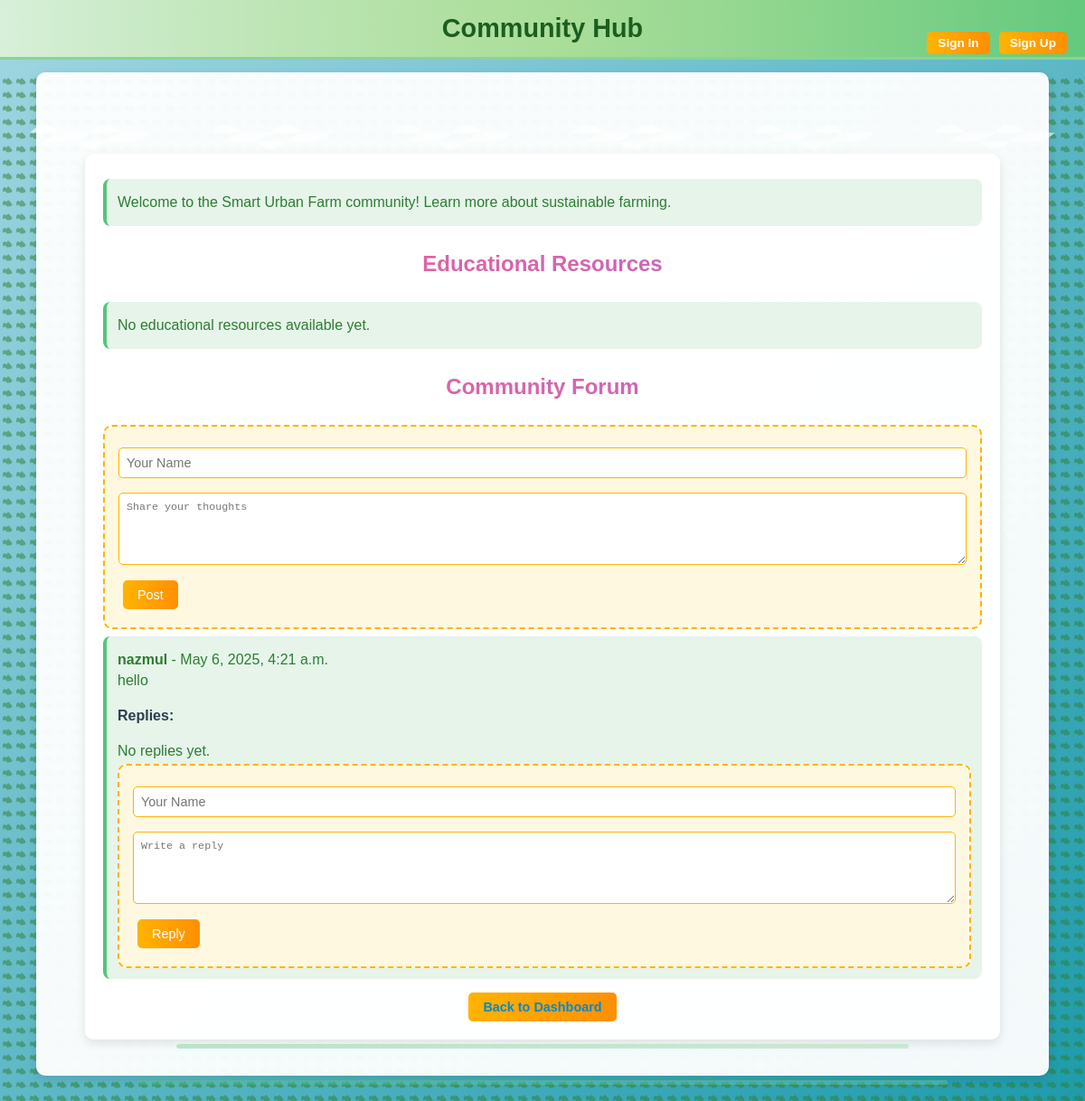
/community/, run on an earlier commit of the app's database.
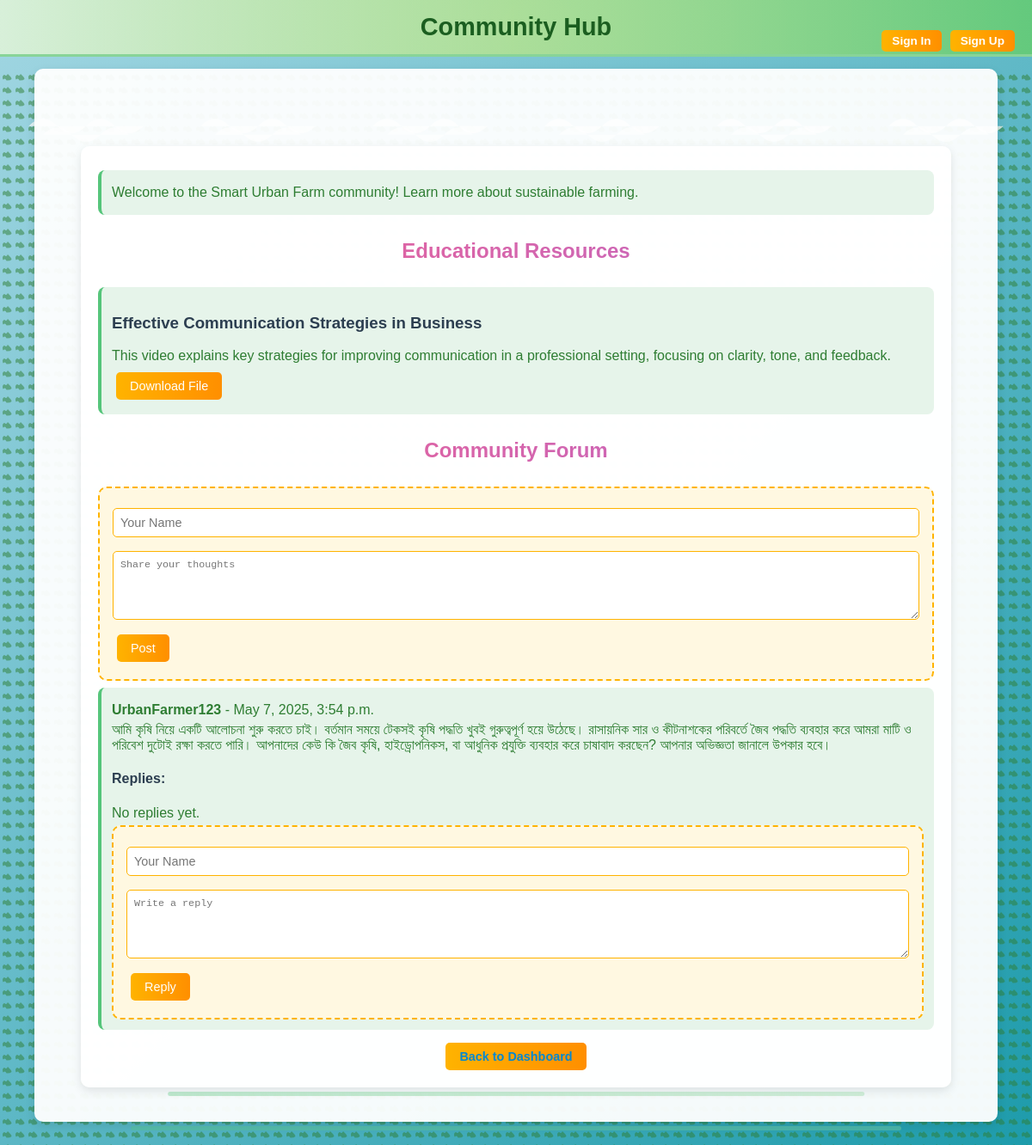
And on a later commit of the database.
### smart_farm_app/models.py (models this page shows, shortened)
class ForumPost(models.Model):
    user = models.CharField(max_length=100)
    content = models.TextField()
    created_at = models.DateTimeField(auto_now_add=True)

class EducationalContent(models.Model):
    title = models.CharField(max_length=200)
    description = models.TextField()
    file = models.FileField(upload_to='resources/', null=True, blank=True)
    url = models.URLField(null=True, blank=True)
    views = models.PositiveIntegerField(default=0)
    created_at = models.DateTimeField(auto_now_add=True)

### smart_farm_app/views.py (the view, shortened to what this page needs)
# urls.py: path('community/', views.community, name='community'),
def community(request):
    resources = EducationalContent.objects.all()
    posts = ForumPost.objects.all().order_by('-created_at')
    return render(request, 'dashboard/community.html', {'resources': resources, 'posts': posts})

### smart_farm_app/templates/dashboard/community.html (shortened to what this page needs)
{% extends 'dashboard/base.html' %}
{% load static %}
{% block header_title %}Community Hub{% endblock %}
{% block content %}
<div class="container">
    <div class="data-box">
        <p>Welcome to the Smart Urban Farm community! Learn more about sustainable farming.</p>
    </div>
    <div class="community-section">
        <h2>Educational Resources</h2>
        {% for resource in resources %}
            <div class="data-box">
                <h3>{{ resource.title }}</h3>
                <p>{{ resource.description }}</p>
                {% if resource.file %}
                    <a href="{{ resource.file.url }}" class="btn">Download File</a>
                {% endif %}
            </div>
        {% empty %}
            <div class="data-box">
                <p>No educational resources available yet.</p>
            </div>
        {% endfor %}
    </div>
    <div class="community-section">
        <h2>Community Forum</h2>
        <form method="POST" class="forum-form" action="">
            <input type="text" name="user" placeholder="Your Name" required>
            <textarea name="content" placeholder="Share your thoughts" required></textarea>
            <button type="submit">Post</button>
        </form>
        {% for post in posts %}
            <div class="data-box">
                <p><strong>{{ post.user }}</strong> - <span>{{ post.created_at }}</span></p>
                <p>{{ post.content }}</p>
                <div class="replies">
                    <h4>Replies:</h4>
                    {% for reply in post.forumreply_set.all %}
                        <div class="data-box" style="margin-left: 20px; background-color: #f5f5f5;">
                            <p><strong>{{ reply.user }}</strong> - <span>{{ reply.created_at }}</span></p>
                            <p>{{ reply.content }}</p>
                        </div>
                    {% empty %}
                        <p>No replies yet.</p>
                    {% endfor %}
                    <form method="POST" class="forum-form" action="">
                        <input type="text" name="reply_user" placeholder="Your Name" required>
                        <textarea name="reply_content" placeholder="Write a reply" required></textarea>
                        <button type="submit">Reply</button>
                    </form>
                </div>
            </div>
        {% empty %}
            <div class="data-box">
                <p>No forum posts yet. Be the first to share!</p>
            </div>
        {% endfor %}
    </div>
    <div class="nav-links">
        <a href="{% url 'dashboard' %}" class="btn">Back to Dashboard</a>
    </div>
</div>
{% endblock %}

What changed in the data, as far as the page shows it:
removed ForumPost: user "nazmul", created_at "May 6, 2025, 4:21 a.m.", content "hello"
added EducationalContent: title "Effective Communication Strategies in Business", description "This video explains key strategies for improving communication in a professional setting, focusing on clarity, tone, and feedback."
added ForumPost: user "UrbanFarmer123", created_at "May 7, 2025, 3:54 p.m.", content "আমি কৃষি নিয়ে একটি আলোচনা শুরু করতে চাই। বর্তমান সময়ে টেকসই কৃষি পদ্ধতি খুবই গুরুত্বপূর্ণ হয়ে উঠেছে। রাসায়নিক সার ও কীটনাশকের পরিবর্তে জৈব পদ্ধতি ব্যবহার করে আমরা মাটি ও পরিবেশ দুটোই রক্ষা করতে পারি। আপনাদের কেউ কি জৈব কৃষি, হাইড্রোপনিকস, বা আধুনিক প্রযুক্তি ব্যবহার করে চাষাবাদ করছেন? আপনার অভিজ্ঞতা জানালে উপকার হবে।"
Also different on the page:
text no longer shown: "No educational resources available yet."
